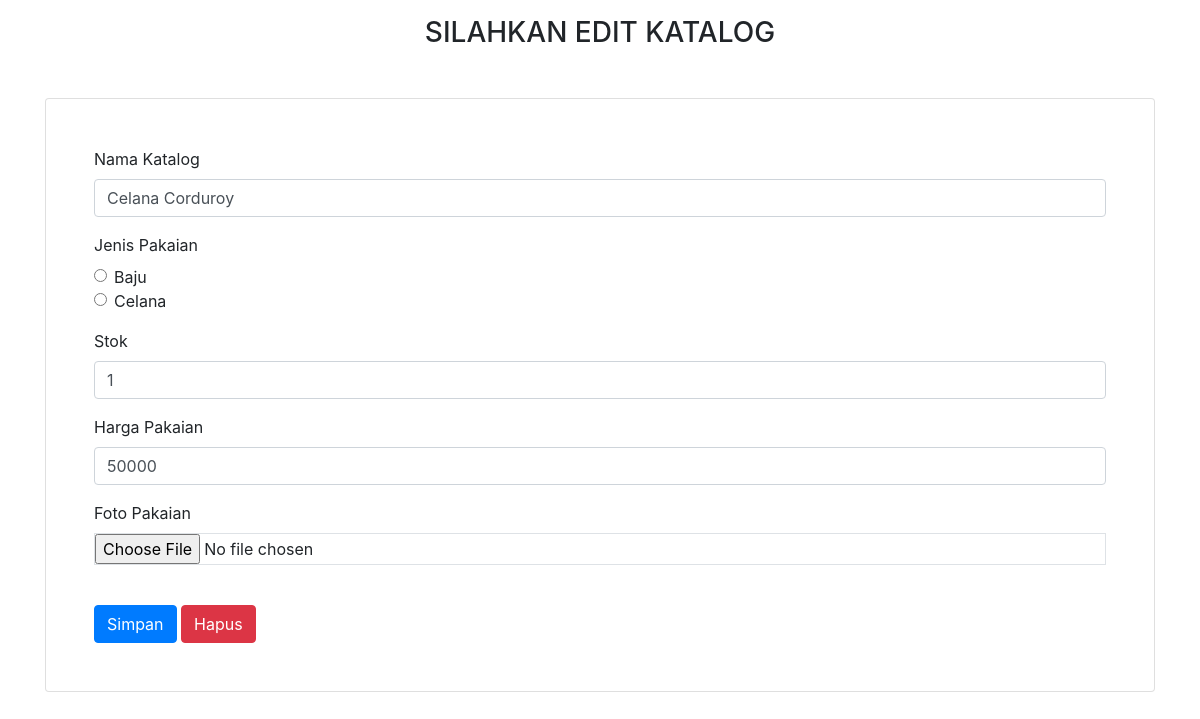
/pages/control/admin/edit_menu.php?id_menu=21, run on the app's committed database.
### tables this page shows
CREATE TABLE `produk` (
  `id_menu` int(50) NOT NULL,
  `nama_menu` varchar(50) NOT NULL,
  `jenis_menu` varchar(50) NOT NULL,
  `stok` int(50) NOT NULL,
  `harga` int(50) NOT NULL,
  `gambar` varchar(100) NOT NULL
);

### pages/control/admin/edit_menu.php (the view, shortened to what this page needs)
<?php
include('../koneksi.php');
$id_menu = $_GET['id_menu'];
$ambil = mysqli_query($koneksi, "SELECT * FROM produk WHERE id_menu='$id_menu'");
$result = mysqli_fetch_all($ambil, MYSQLI_ASSOC);
?>
<!doctype html>
<html lang="en">
  <head>
    <link rel="stylesheet" href="https://stackpath.bootstrapcdn.com/bootstrap/4.4.1/css/bootstrap.min.css">
    <link rel="stylesheet" type="text/css" href="../../../fontawesome/css/all.min.css">
    <link rel="stylesheet" type="text/css" href="../../../css/bootstrap.min.css">
  </head>
  <body>
  <div class="container">
    <h3 class="text-center mt-3 mb-5">SILAHKAN EDIT KATALOG</h3>
    <div class="card p-5 mb-5">
      <form method="POST" action="edit.php" enctype="multipart/form-data">
        <div class="form-group">
          <label for="menu1">Nama Katalog</label>
          <input type="text" class="form-control" id="menu1" name="nama_menu" value="<?php echo $result[0]['nama_menu'] ?>">
        </div>
        <div class="form-group">
          <label for="#">Jenis Pakaian</label>
          <div class="form-check">
            <label class="form-check-label">
              <input type="radio" class="form-check-input" name="jenis_menu" value="Makanan">Baju
            </label>
          </div>
          <div class="form-check">
            <label class="form-check-label">
              <input type="radio" class="form-check-input" value="Minuman" name="jenis_menu">Celana
            </label>
          </div>
         </div>
        <div class="form-group">
          <label for="stok1">Stok</label>
          <input type="text" class="form-control" id="stok1" name="stok" value="<?php echo $result[0]['stok'] ?>">
        </div>
        <div class="form-group">
          <label for="harga1">Harga Pakaian</label>
          <input type="text" class="form-control" id="harga1" name="harga" value="<?php echo $result[0]['harga'] ?>">
        </div>
        <div class="form-group">
          <label for="gambar">Foto Pakaian</label>
          <input type="file" class="form-control-file border" id="gambar" name="gambar">
        </div><br>
        <button type="submit" class="btn btn-primary" name="tambah">Simpan</button>
        <button type="reset" class="btn btn-danger" name="reset">Hapus</button>
  </div>
  </div>
  </body>
</html>

### data on the page
produk: nama_menu "Celana Corduroy", stok "1", harga "50000"
